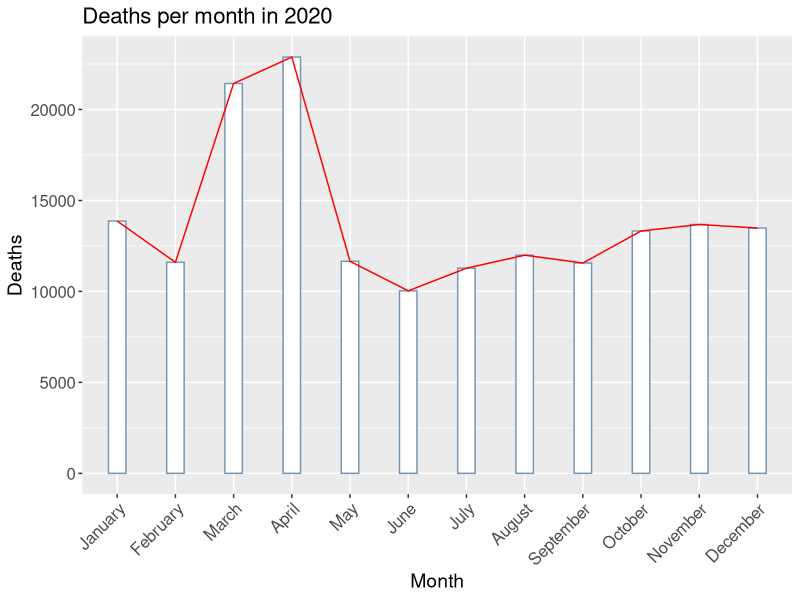
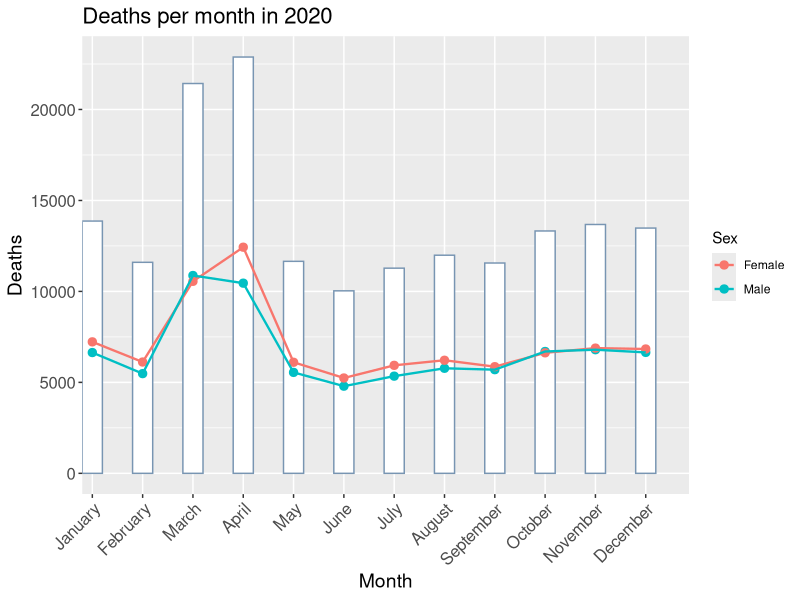
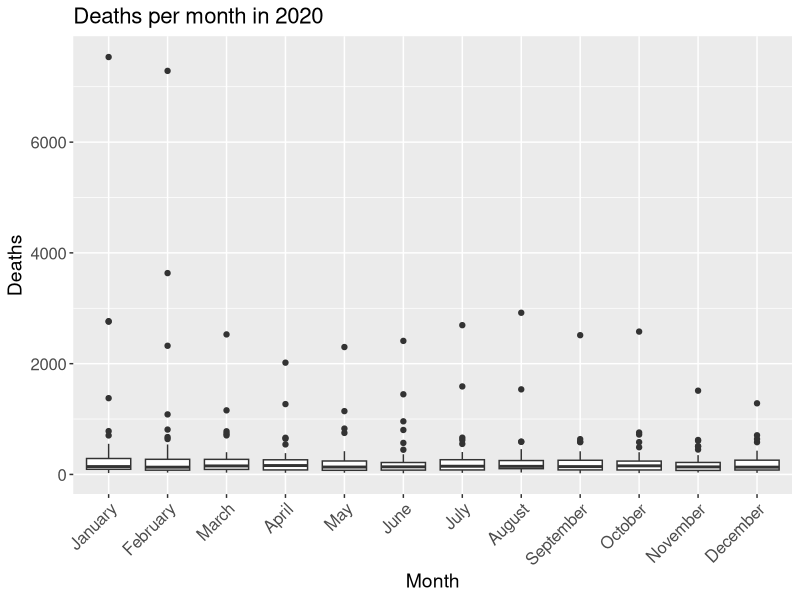
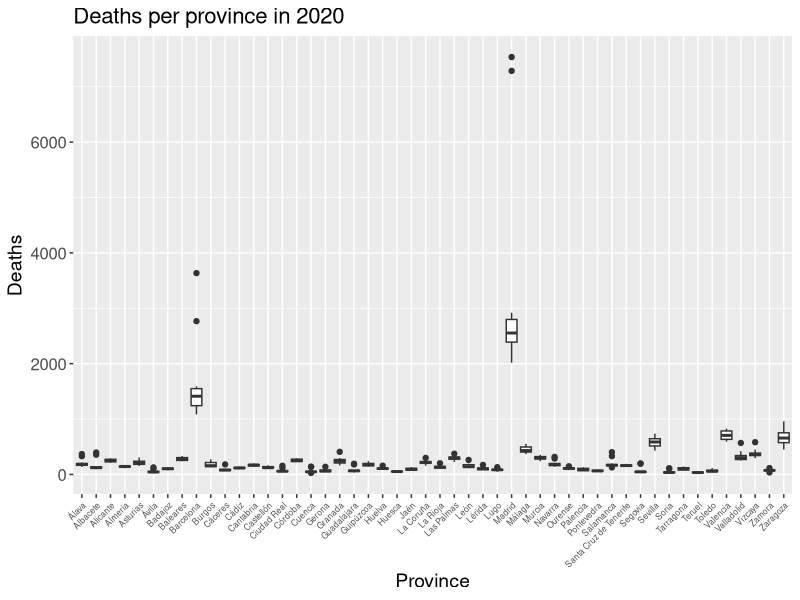
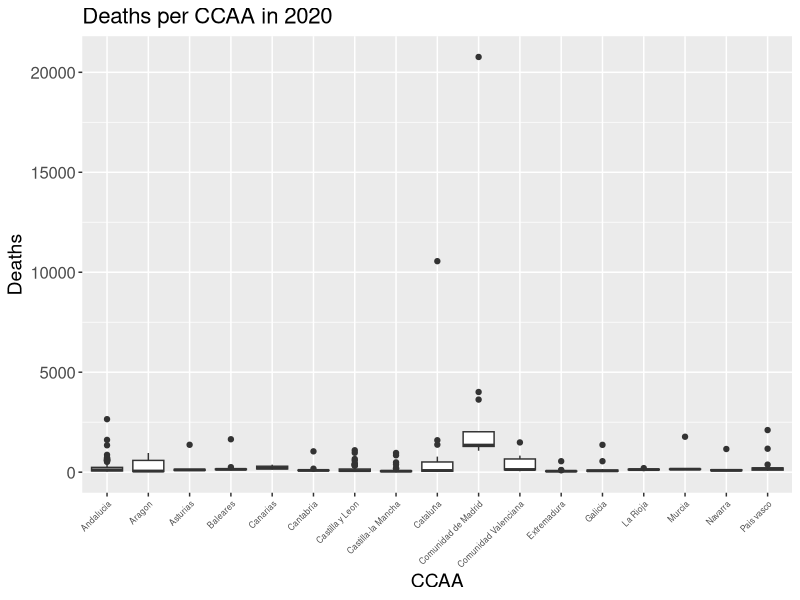
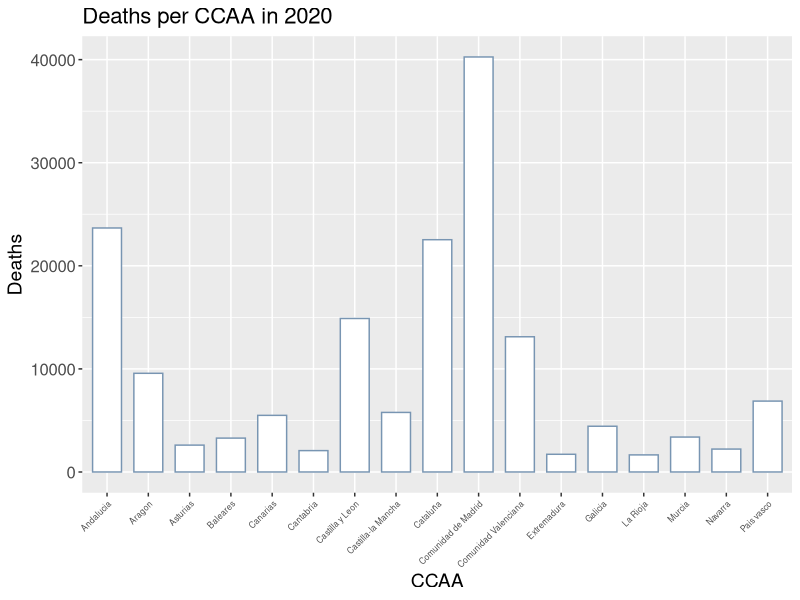

These charts were generated, in order, by the following R code:
## ---- chunk 1
#--------------------- Import libraries
library(tidyr)
library(ggplot2)
library(reshape2)
library(dplyr)
## ---- chunk 2
data<-read.csv("Provincias_datos.csv", sep = ",")
# Glimpse of the dataset 
head(data)
## ---- chunk 3
datatotalmonth = data[which(data["Lugar"]=="Total"),]
datatotalmonth = datatotalmonth[which(data["Mes"]!="Total"),]
datatotalmonth = datatotalmonth[which(data["Sexo"]=="Total"),]
datatotalmonth = datatotalmonth %>% drop_na()
## ---- chunk 4
datatotalmonth = datatotalmonth[,c("Mes", "Total")]

levels_order <-  c("January", "February", "March", "April", "May", "June", "July", "August", "September", "October", "November", "December")
datatotalmonth[,"Mes"] <- levels_order

# Necessary to reformat for ggplot
plotmonth = melt(datatotalmonth)
colnames(plotmonth) = c("Month", "Stratification", "Deaths")
## ---- chunk 5
#---------------------- Month plot


ggplot(data = data.frame(plotmonth), mapping = aes(x=Month,y=Deaths))+
  scale_x_discrete(limits = levels_order)+
  geom_bar(stat = "identity", position = 'dodge', color = "#7895B2", fill = "white", width = .3)+
  geom_path(aes(x = Month, y = Deaths), size = 1.5, color="red", group = 1, linewidth = .5)+
  ylab("Deaths")+
  ggtitle("Deaths per month in 2020")+
  theme(plot.title = element_text(size=16))+
  theme(axis.text.x = element_text(angle=45, hjust=1, size = 12),
        axis.text.y = element_text(size = 12),
        axis.title=element_text(size=14))
## ---- chunk 6
datatotalmonthsex = data[which(data["Lugar"]=="Total"),]
datatotalmonthsex = datatotalmonthsex[which(data["Mes"]!="Total"),]
datatotalmonthsex = datatotalmonthsex %>% drop_na()
## ---- chunk 7
datatotalmonthsex = datatotalmonthsex[,c("Mes", "Sexo","Total")]

# This time for translation of labels it is necessary to replicate the sex for each of the three sex labels per  instance
datatotalmonthsex["Sexo"] <- rep_len(c("Total", "Male", "Female"),3)

# This time for translation of labels it is necessary to replicate the months for each of the three sex labels per instance
levels_order <-  c(rep_len("January",3), rep_len("February",3), rep_len("March",3), rep_len("April",3), 
                   rep_len("May",3), rep_len("June",3), rep_len("July",3), rep_len("August",3), 
                   rep_len("September",3), rep_len("October",3), rep_len("November",3), rep_len("December",3))
datatotalmonthsex[,"Mes"] <- levels_order

# Necessary to reformat for ggplot
plotmonthsex = melt(datatotalmonthsex)
colnames(plotmonthsex) = c("Month", "Sex", "Stratification", "Deaths")
df=data.frame(plotmonthsex)
## ---- chunk 8
#---------------------- Sex-Month plot


monthsex <- ggplot(data = df, mapping = aes(x=Month,y=Deaths))+
  scale_x_discrete(limits = levels_order)+
  geom_bar(data=df[df$Sex=="Total", ], stat = "identity", position = 'dodge', color = "#7895B2", fill = "white", width = 1.2)+
  geom_point(data=df[df$Sex!="Total", ],aes(color=Sex, x = as.factor(Month), y = Deaths, group=Sex), size = 2.5)+
  geom_path(data=df[df$Sex!="Total", ], aes(color=Sex, x = as.factor(Month), y = Deaths, group=Sex), size = 1.5, linewidth = .8)+
  ylab("Deaths")+
  ggtitle("Deaths per month in 2020")+
  theme(plot.title = element_text(size=16))+
  theme(axis.text.x = element_text(angle=45, hjust=1, size = 12),
        axis.text.y = element_text(size = 12),
        axis.title=element_text(size=14))
monthsex  + scale_fill_manual("legend", values = c("Female" = "#F96666", "Male" = "#7895B2"))
## ---- chunk 9
datatotal = data[which(data["Lugar"]!="Total"),]
datatotal = datatotal[which(data["Mes"]!="Total"),]
datatotal = datatotal[which(data["Sexo"]=="Total"),]
datatotal = datatotal %>% drop_na()
## ---- chunk 10
datatotal = datatotal[,c("Lugar", "Mes", "Total")]

# Gets number of provinces in the dataset for translation of month values through repetition
numprov <- length(unique(datatotal["Lugar"])[,1])

# This time for translation of labels it is necessary to replicate the months for each of the three sex labels per instance
levels_order <-  rep_len(c("January", "February", "March", "April", "May", "June", "July", "August", "September", "October", "November", "December"), numprov)
datatotal[,"Mes"] <- levels_order

# Necessary to reformat for ggplot
plottotalbp = melt(datatotal)
colnames(plottotalbp) = c("Province", "Month", "Stratification","Deaths")
df=data.frame(plottotalbp)
## ---- chunk 11
#---------------------- Sex-Month plot


monthsex <- ggplot(data = df, mapping = aes(x=Month,y=Deaths))+
  scale_x_discrete(limits = c("January", "February", "March", "April", "May", "June", "July", "August", "September", "October", "November", "December"))+
  geom_boxplot()+
  ggtitle("Deaths per month in 2020")+
  theme(plot.title = element_text(size=16))+
  theme(axis.text.x = element_text(angle=45, hjust=1, size = 12),
        axis.text.y = element_text(size = 12),
        axis.title=element_text(size=14))
monthsex
## ---- chunk 12
#---------------------- Sex-Month plot

monthsex <- ggplot(data = df, mapping = aes(x=Province,y=Deaths))+
  geom_boxplot()+
  ggtitle("Deaths per province in 2020")+
  theme(plot.title = element_text(size=16))+
  theme(axis.text.x = element_text(angle=45, hjust=1, size = 6),
        axis.text.y = element_text(size = 12),
        axis.title=element_text(size=14))
monthsex
## ---- chunk 13

map_ccaa_prov <- read.csv("data/ccaa_provincia.csv")
colnames(map_ccaa_prov) <- c("CCAA","Lugar")
dataccaa <- merge(data,map_ccaa_prov,by="Lugar")

## ---- chunk 14
dataccaa = dataccaa[which(data["Lugar"]!="Total"),]
dataccaa = dataccaa[which(data["Mes"]!="Total"),]
dataccaa = dataccaa[which(data["Sexo"]=="Total"),]
dataccaa = dataccaa %>% drop_na()
## ---- chunk 15
dataccaa = dataccaa[,c("CCAA", "Mes", "Total")]

# Gets number of provinces in the dataset for translation of month values through repetition
numprov <- length(unique(datatotal["Lugar"])[,1])

# This time for translation of labels it is necessary to replicate the months for each of the three sex labels per instance
levels_order <-  rep_len(c("January", "February", "March", "April", "May", "June", "July", "August", "September", "October", "November", "December"), numprov)
datatotal[,"Mes"] <- levels_order

# Necessary to reformat for ggplot
plotccaabp = melt(dataccaa)
colnames(plotccaabp) = c("CCAA", "Month","Stratification","Deaths")
df=data.frame(plotccaabp)
## ---- chunk 16
#---------------------- Sex-Month plot

monthccaa <- ggplot(data = df, mapping = aes(x=CCAA,y=Deaths))+
  geom_boxplot()+
  ggtitle("Deaths per CCAA in 2020")+
  theme(plot.title = element_text(size=16))+
  theme(axis.text.x = element_text(angle=45, hjust=1, size = 6),
        axis.text.y = element_text(size = 12),
        axis.title=element_text(size=14))
monthccaa
## ---- chunk 17
dataaccumulativeccaa = dataccaa %>% group_by(CCAA) %>%
  summarise(sum.Total = sum(Total))

# Necessary to reformat for ggplot
plotccaa_acc = melt(dataaccumulativeccaa)
colnames(plotccaa_acc) = c("CCAA", "Strat:Agg_Funct", "Deaths")
df=data.frame(plotccaa_acc)

#---------------------- Sex-Month plot

monthccaa <- ggplot(data = df, mapping = aes(x=CCAA,y=Deaths))+
  geom_bar(stat = "identity", position = 'dodge', color = "#7895B2", fill = "white", width = 0.7)+
    ggtitle("Deaths per CCAA in 2020")+
  theme(plot.title = element_text(size=16))+
  theme(axis.text.x = element_text(angle=45, hjust=1, size = 6),
        axis.text.y = element_text(size = 12),
        axis.title=element_text(size=14))
monthccaa
